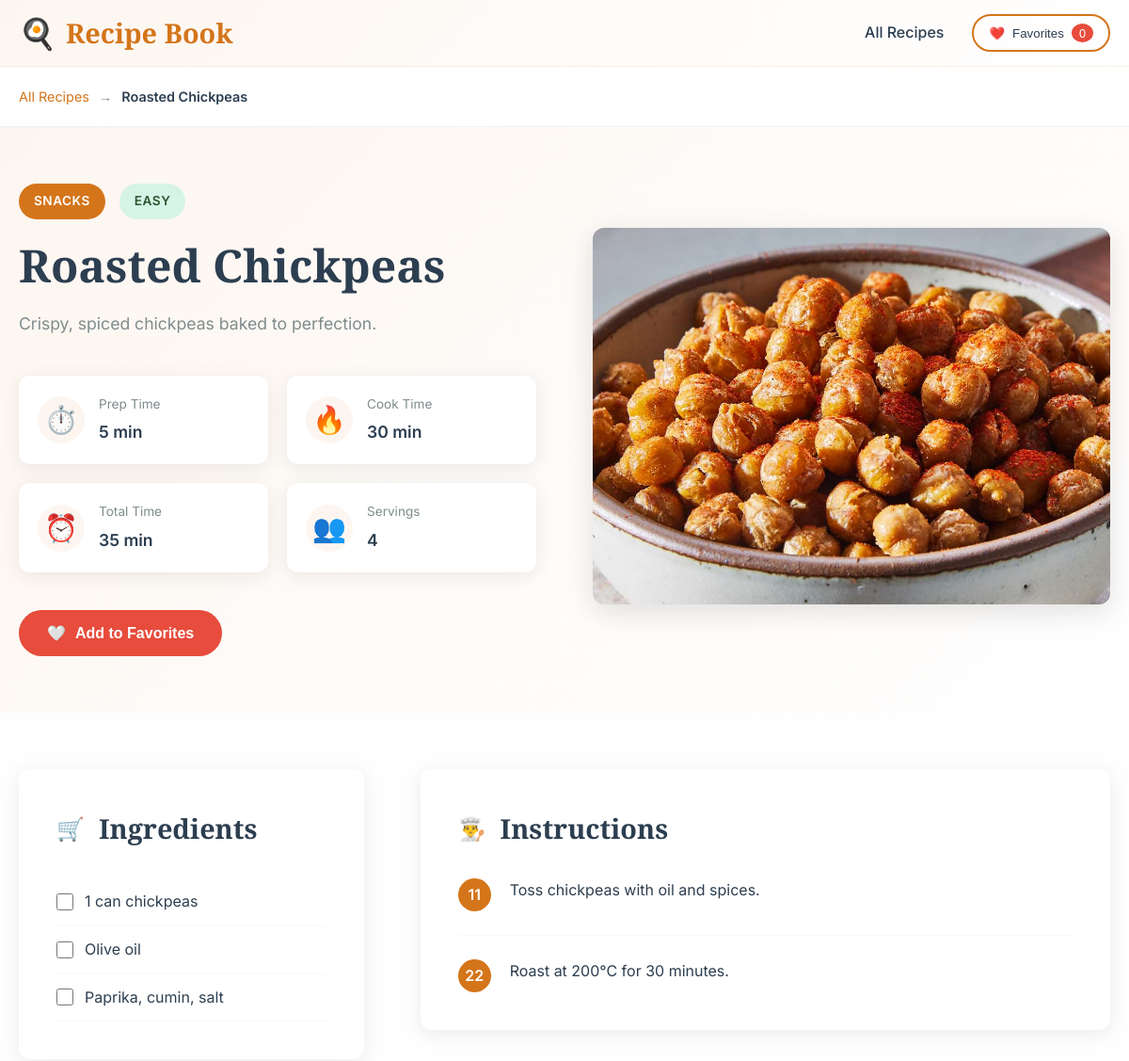
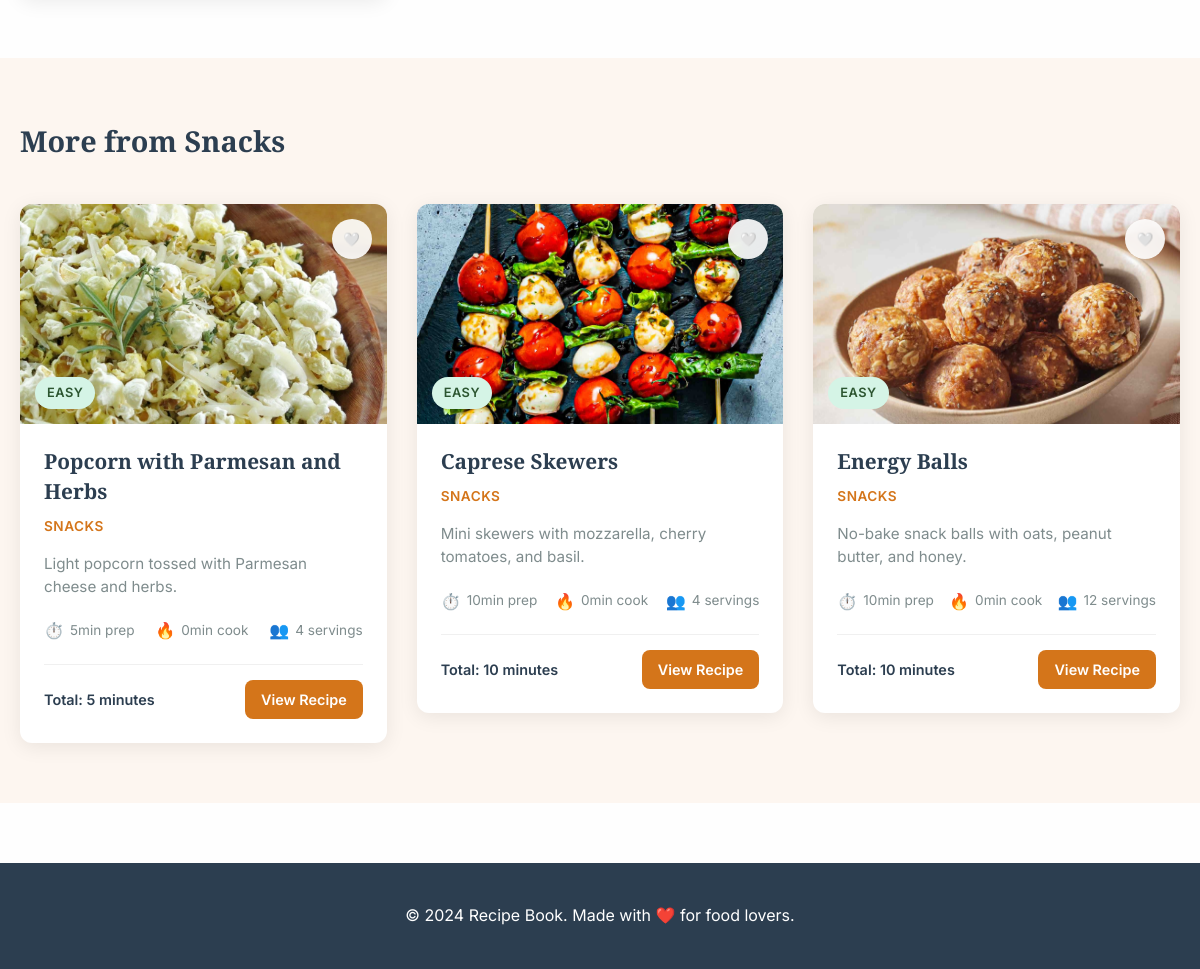
The page /recipe/roasted-chickpeas/ on the database its author committed (2 pictures, top to bottom).
### recipes/models.py (models this page shows, shortened)
class Recipe(models.Model):
    DIFFICULTY_CHOICES = [
        ('easy', 'Easy'),
        ('medium', 'Medium'),
        ('hard', 'Hard'),
    ]
    title = models.CharField(max_length=200)
    slug = models.SlugField(max_length=200, unique=True)
    description = models.TextField()
    ingredients = models.TextField(help_text="Enter each ingredient on a new line")
    instructions = models.TextField(help_text="Enter each step on a new line")
    prep_time = models.PositiveIntegerField(help_text="Preparation time in minutes")
    cook_time = models.PositiveIntegerField(help_text="Cooking time in minutes")
    servings = models.PositiveIntegerField()
    difficulty = models.CharField(max_length=10, choices=DIFFICULTY_CHOICES, default='medium')
    category = models.ForeignKey(Category, on_delete=models.CASCADE, related_name='recipes')
    image = models.ImageField(upload_to='recipe_images/', blank=True, null=True)
    created_at = models.DateTimeField(auto_now_add=True)
    updated_at = models.DateTimeField(auto_now=True)
    class Meta:
        ordering = ['-created_at']
    @property
    def total_time(self):
        return self.prep_time + self.cook_time
    def get_ingredients_list(self):
        return [ingredient.strip() for ingredient in self.ingredients.split('\n') if ingredient.strip()]
    def get_instructions_list(self):
        return [instruction.strip() for instruction in self.instructions.split('\n') if instruction.strip()]

class Category(models.Model):
    name = models.CharField(max_length=100, unique=True)
    slug = models.SlugField(max_length=100, unique=True)
    created_at = models.DateTimeField(auto_now_add=True)
    class Meta:
        verbose_name_plural = "Categories"
        ordering = ['name']

### recipes/views.py (the view)
# urls.py: path('recipe/<slug:slug>/', views.recipe_detail, name='recipe_detail'),
def recipe_detail(request, slug):
    recipe = get_object_or_404(Recipe, slug=slug)
    related_recipes = Recipe.objects.filter(category=recipe.category).exclude(id=recipe.id)[:3]
    context = {
        'recipe': recipe,
        'related_recipes': related_recipes,
    }
    return render(request, 'recipes/recipe_detail.html', context)

### templates/recipes/recipe_detail.html (shortened to what this page needs)
{% extends 'base.html' %}
{% load static %}
{% block content %}
<div class="recipe-detail-container">
    <div class="recipe-detail-header">
        <div class="container">
            <nav class="breadcrumb">
                <a href="{% url 'recipe_list' %}">All Recipes</a>
                <span class="breadcrumb-separator">→</span>
                <span class="breadcrumb-current">{{ recipe.title }}</span>
            </nav>
        </div>
    </div>
    <div class="recipe-hero">
        <div class="container">
            <div class="recipe-hero-content">
                <div class="recipe-hero-text">
                    <div class="recipe-meta-badges">
                        <span class="category-badge">{{ recipe.category.name }}</span>
                        <span class="difficulty-badge {{ recipe.difficulty }}">
                            {{ recipe.get_difficulty_display }}
                        </span>
                    </div>
                    <h1 class="recipe-title">{{ recipe.title }}</h1>
                    <p class="recipe-description">{{ recipe.description }}</p>
                    <div class="recipe-quick-stats">
                        <div class="stat-item">
                            <div class="stat-icon">⏱️</div>
                            <div class="stat-content">
                                <div class="stat-label">Prep Time</div>
                                <div class="stat-value">{{ recipe.prep_time }} min</div>
                            </div>
                        </div>
                        <div class="stat-item">
                            <div class="stat-icon">🔥</div>
                            <div class="stat-content">
                                <div class="stat-label">Cook Time</div>
                                <div class="stat-value">{{ recipe.cook_time }} min</div>
                            </div>
                        </div>
                        <div class="stat-item">
                            <div class="stat-icon">⏰</div>
                            <div class="stat-content">
                                <div class="stat-label">Total Time</div>
                                <div class="stat-value">{{ recipe.total_time }} min</div>
                            </div>
                        </div>
                        <div class="stat-item">
                            <div class="stat-icon">👥</div>
                            <div class="stat-content">
                                <div class="stat-label">Servings</div>
                                <div class="stat-value">{{ recipe.servings }}</div>
                            </div>
                        </div>
                    </div>
                    <button class="favorite-btn-large" data-recipe-id="{{ recipe.id }}"
                            data-recipe-title="{{ recipe.title }}"
                            data-recipe-url="{% url 'recipe_detail' recipe.slug %}"
                            data-recipe-image="{% if recipe.image %}{{ recipe.image.url }}{% else %}{% static 'images/placeholder-recipe.jpg' %}{% endif %}">
                        <span class="heart">🤍</span>
                        <span class="favorite-text">Add to Favorites</span>
                    </button>
                </div>
                <div class="recipe-hero-image">
                    {% if recipe.image %}
                        <img src="{{ recipe.image.url }}" alt="{{ recipe.title }}" class="recipe-main-image">
                    {% else %}
                        <div class="recipe-placeholder-large">
                            <span class="recipe-placeholder-icon">🍽️</span>
                        </div>
                    {% endif %}
                </div>
            </div>
        </div>
    </div>
    <div class="recipe-content">
        <div class="container">
            <div class="recipe-content-grid">
                <div class="recipe-ingredients">
                    <div class="content-section">
                        <h2 class="section-title">
                            <span class="section-icon">🛒</span>
                            Ingredients
                        </h2>
                        <ul class="ingredients-list">
                            {% for ingredient in recipe.get_ingredients_list %}
                                <li class="ingredient-item">
                                    <input type="checkbox" class="ingredient-checkbox" id="ingredient-{{ forloop.counter }}">
                                    <label for="ingredient-{{ forloop.counter }}">{{ ingredient }}</label>
                                </li>
                            {% endfor %}
                        </ul>
                    </div>
                </div>
                <div class="recipe-instructions">
                    <div class="content-section">
                        <h2 class="section-title">
                            <span class="section-icon">👨‍🍳</span>
                            Instructions
                        </h2>
                        <ol class="instructions-list">
                            {% for instruction in recipe.get_instructions_list %}
                                <li class="instruction-item">
                                    <div class="instruction-number">{{ forloop.counter }}</div>
                                    <div class="instruction-text">{{ instruction }}</div>
                                </li>
                            {% endfor %}
                        </ol>
                    </div>
                </div>
            </div>
        </div>
    </div>
    {% if related_recipes %}
    <div class="related-recipes">
        <div class="container">
            <h2 class="section-title">More from {{ recipe.category.name }}</h2>
            <div class="related-recipes-grid">
                {% for related_recipe in related_recipes %}
                    {% include 'partials/recipe_card.html' with recipe=related_recipe %}
                {% endfor %}
            </div>
        </div>
    </div>
    {% endif %}
</div>
{% endblock %}

### templates/base.html (shortened to what this page needs)
<!DOCTYPE html>
<html lang="en">
<head>
    {% load static %}
    <link rel="stylesheet" href="{% static 'css/style.css' %}">
</head>
<body>
    <header class="header">
        <nav class="nav">
            <div class="nav-container">
                <a href="{% url 'recipe_list' %}" class="nav-brand">
                    <span class="brand-icon">🍳</span>
                    Recipe Book
                </a>
                <div class="nav-links">
                    <a href="{% url 'recipe_list' %}" class="nav-link">All Recipes</a>
                    <button id="favorites-btn" class="nav-link favorites-btn">
                        <span class="heart">❤️</span>
                        Favorites <span id="favorites-count" class="favorites-count">0</span>
                    </button>
                </div>
            </div>
        </nav>
    </header>
    <main class="main">
        {% block content %}
        {% endblock %}
    </main>
    <footer class="footer">
        <div class="footer-container">
            <p>&copy; 2024 Recipe Book. Made with ❤️ for food lovers.</p>
        </div>
    </footer>
</body>
</html>

### templates/partials/recipe_card.html
{% load static %}
<div class="recipe-card" data-recipe-id="{{ recipe.id }}">
    <div class="recipe-card-image">
        {% if recipe.image %}
            <img src="{{ recipe.image.url }}" alt="{{ recipe.title }}" loading="lazy">
        {% else %}
            <div class="recipe-placeholder">
                <span class="recipe-placeholder-icon">🍽️</span>
            </div>
        {% endif %}
        <button class="favorite-btn" data-recipe-id="{{ recipe.id }}"
                data-recipe-title="{{ recipe.title }}"
                data-recipe-url="{% url 'recipe_detail' recipe.slug %}"
                data-recipe-image="{% if recipe.image %}{{ recipe.image.url }}{% else %}{% static 'images/placeholder-recipe.jpg' %}{% endif %}">
            <span class="heart">🤍</span>
        </button>
        <div class="recipe-difficulty {{ recipe.difficulty }}">
            {{ recipe.get_difficulty_display }}
        </div>
    </div>
    <div class="recipe-card-content">
        <div class="recipe-card-header">
            <h3 class="recipe-card-title">
                <a href="{% url 'recipe_detail' recipe.slug %}">{{ recipe.title }}</a>
            </h3>
            <div class="recipe-card-category">{{ recipe.category.name }}</div>
        </div>
        <p class="recipe-card-description">{{ recipe.description|truncatewords:20 }}</p>
        <div class="recipe-card-meta">
            <div class="recipe-meta-item">
                <span class="meta-icon">⏱️</span>
                <span>{{ recipe.prep_time }}min prep</span>
            </div>
            <div class="recipe-meta-item">
                <span class="meta-icon">🔥</span>
                <span>{{ recipe.cook_time }}min cook</span>
            </div>
            <div class="recipe-meta-item">
                <span class="meta-icon">👥</span>
                <span>{{ recipe.servings }} serving{{ recipe.servings|pluralize }}</span>
            </div>
        </div>
        <div class="recipe-card-footer">
            <div class="recipe-total-time">
                Total: {{ recipe.total_time }} minutes
            </div>
            <a href="{% url 'recipe_detail' recipe.slug %}" class="btn btn-primary btn-sm">
                View Recipe
            </a>
        </div>
    </div>
</div>

### rows shown on the page
Recipe: title "Roasted Chickpeas", category.name "SNACKS", difficulty "EASY", description "Crispy, spiced chickpeas baked to perfection.", prep_time "5", cook_time "30", total_time "35", servings "4", image (picture), category.name "Snacks"
Recipe: image (picture), difficulty "EASY", title "Popcorn with Parmesan and Herbs", category.name "SNACKS", description "Light popcorn tossed with Parmesan cheese and herbs.", prep_time "5", cook_time "0", servings "4", total_time "5"
Recipe: image (picture), difficulty "EASY", title "Caprese Skewers", category.name "SNACKS", description "Mini skewers with mozzarella, cherry tomatoes, and basil.", prep_time "10", cook_time "0", servings "4", total_time "10"
Recipe: image (picture), difficulty "EASY", title "Energy Balls", category.name "SNACKS", description "No-bake snack balls with oats, peanut butter, and honey.", prep_time "10", cook_time "0", servings "12", total_time "10"

### other values the page prints
{{ ingredient }} "1 can chickpeas" "Olive oil" "Paprika, cumin, salt"
{{ instruction }} "Toss chickpeas with oil and spices." "Roast at 200°C for 30 minutes."
